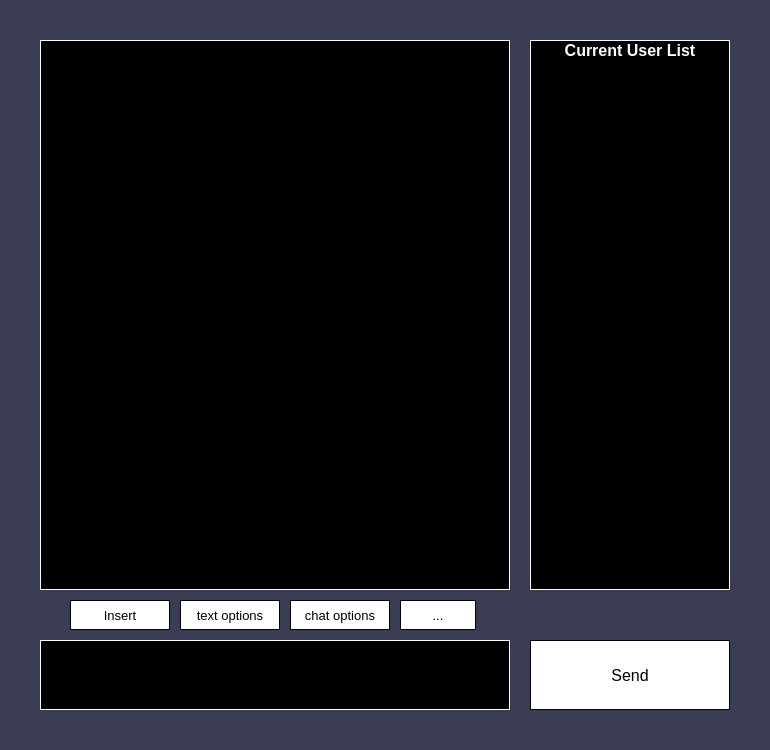
<?xml version="1.0" encoding="UTF-8"?>
<ui version="4.0">
 <class>cove_generalchat</class>
 <widget class="QDialog" name="cove_generalchat">
  <property name="geometry">
   <rect>
    <x>0</x>
    <y>0</y>
    <width>770</width>
    <height>750</height>
   </rect>
  </property>
  <property name="palette">
   <palette>
    <active>
     <colorrole role="WindowText">
      <brush brushstyle="SolidPattern">
       <color alpha="255">
        <red>255</red>
        <green>255</green>
        <blue>255</blue>
       </color>
      </brush>
     </colorrole>
     <colorrole role="Button">
      <brush brushstyle="SolidPattern">
       <color alpha="255">
        <red>58</red>
        <green>60</green>
        <blue>83</blue>
       </color>
      </brush>
     </colorrole>
     <colorrole role="Light">
      <brush brushstyle="SolidPattern">
       <color alpha="255">
        <red>87</red>
        <green>90</green>
        <blue>124</blue>
       </color>
      </brush>
     </colorrole>
     <colorrole role="Midlight">
      <brush brushstyle="SolidPattern">
       <color alpha="255">
        <red>72</red>
        <green>75</green>
        <blue>103</blue>
       </color>
      </brush>
     </colorrole>
     <colorrole role="Dark">
      <brush brushstyle="SolidPattern">
       <color alpha="255">
        <red>29</red>
        <green>30</green>
        <blue>41</blue>
       </color>
      </brush>
     </colorrole>
     <colorrole role="Mid">
      <brush brushstyle="SolidPattern">
       <color alpha="255">
        <red>38</red>
        <green>40</green>
        <blue>55</blue>
       </color>
      </brush>
     </colorrole>
     <colorrole role="Text">
      <brush brushstyle="SolidPattern">
       <color alpha="255">
        <red>255</red>
        <green>255</green>
        <blue>255</blue>
       </color>
      </brush>
     </colorrole>
     <colorrole role="BrightText">
      <brush brushstyle="SolidPattern">
       <color alpha="255">
        <red>255</red>
        <green>255</green>
        <blue>255</blue>
       </color>
      </brush>
     </colorrole>
     <colorrole role="ButtonText">
      <brush brushstyle="SolidPattern">
       <color alpha="255">
        <red>255</red>
        <green>255</green>
        <blue>255</blue>
       </color>
      </brush>
     </colorrole>
     <colorrole role="Base">
      <brush brushstyle="SolidPattern">
       <color alpha="255">
        <red>0</red>
        <green>0</green>
        <blue>0</blue>
       </color>
      </brush>
     </colorrole>
     <colorrole role="Window">
      <brush brushstyle="SolidPattern">
       <color alpha="255">
        <red>58</red>
        <green>60</green>
        <blue>83</blue>
       </color>
      </brush>
     </colorrole>
     <colorrole role="Shadow">
      <brush brushstyle="SolidPattern">
       <color alpha="255">
        <red>0</red>
        <green>0</green>
        <blue>0</blue>
       </color>
      </brush>
     </colorrole>
     <colorrole role="AlternateBase">
      <brush brushstyle="SolidPattern">
       <color alpha="255">
        <red>29</red>
        <green>30</green>
        <blue>41</blue>
       </color>
      </brush>
     </colorrole>
     <colorrole role="ToolTipBase">
      <brush brushstyle="SolidPattern">
       <color alpha="255">
        <red>255</red>
        <green>255</green>
        <blue>220</blue>
       </color>
      </brush>
     </colorrole>
     <colorrole role="ToolTipText">
      <brush brushstyle="SolidPattern">
       <color alpha="255">
        <red>0</red>
        <green>0</green>
        <blue>0</blue>
       </color>
      </brush>
     </colorrole>
    </active>
    <inactive>
     <colorrole role="WindowText">
      <brush brushstyle="SolidPattern">
       <color alpha="255">
        <red>255</red>
        <green>255</green>
        <blue>255</blue>
       </color>
      </brush>
     </colorrole>
     <colorrole role="Button">
      <brush brushstyle="SolidPattern">
       <color alpha="255">
        <red>58</red>
        <green>60</green>
        <blue>83</blue>
       </color>
      </brush>
     </colorrole>
     <colorrole role="Light">
      <brush brushstyle="SolidPattern">
       <color alpha="255">
        <red>87</red>
        <green>90</green>
        <blue>124</blue>
       </color>
      </brush>
     </colorrole>
     <colorrole role="Midlight">
      <brush brushstyle="SolidPattern">
       <color alpha="255">
        <red>72</red>
        <green>75</green>
        <blue>103</blue>
       </color>
      </brush>
     </colorrole>
     <colorrole role="Dark">
      <brush brushstyle="SolidPattern">
       <color alpha="255">
        <red>29</red>
        <green>30</green>
        <blue>41</blue>
       </color>
      </brush>
     </colorrole>
     <colorrole role="Mid">
      <brush brushstyle="SolidPattern">
       <color alpha="255">
        <red>38</red>
        <green>40</green>
        <blue>55</blue>
       </color>
      </brush>
     </colorrole>
     <colorrole role="Text">
      <brush brushstyle="SolidPattern">
       <color alpha="255">
        <red>255</red>
        <green>255</green>
        <blue>255</blue>
       </color>
      </brush>
     </colorrole>
     <colorrole role="BrightText">
      <brush brushstyle="SolidPattern">
       <color alpha="255">
        <red>255</red>
        <green>255</green>
        <blue>255</blue>
       </color>
      </brush>
     </colorrole>
     <colorrole role="ButtonText">
      <brush brushstyle="SolidPattern">
       <color alpha="255">
        <red>255</red>
        <green>255</green>
        <blue>255</blue>
       </color>
      </brush>
     </colorrole>
     <colorrole role="Base">
      <brush brushstyle="SolidPattern">
       <color alpha="255">
        <red>0</red>
        <green>0</green>
        <blue>0</blue>
       </color>
      </brush>
     </colorrole>
     <colorrole role="Window">
      <brush brushstyle="SolidPattern">
       <color alpha="255">
        <red>58</red>
        <green>60</green>
        <blue>83</blue>
       </color>
      </brush>
     </colorrole>
     <colorrole role="Shadow">
      <brush brushstyle="SolidPattern">
       <color alpha="255">
        <red>0</red>
        <green>0</green>
        <blue>0</blue>
       </color>
      </brush>
     </colorrole>
     <colorrole role="AlternateBase">
      <brush brushstyle="SolidPattern">
       <color alpha="255">
        <red>29</red>
        <green>30</green>
        <blue>41</blue>
       </color>
      </brush>
     </colorrole>
     <colorrole role="ToolTipBase">
      <brush brushstyle="SolidPattern">
       <color alpha="255">
        <red>255</red>
        <green>255</green>
        <blue>220</blue>
       </color>
      </brush>
     </colorrole>
     <colorrole role="ToolTipText">
      <brush brushstyle="SolidPattern">
       <color alpha="255">
        <red>0</red>
        <green>0</green>
        <blue>0</blue>
       </color>
      </brush>
     </colorrole>
    </inactive>
    <disabled>
     <colorrole role="WindowText">
      <brush brushstyle="SolidPattern">
       <color alpha="255">
        <red>29</red>
        <green>30</green>
        <blue>41</blue>
       </color>
      </brush>
     </colorrole>
     <colorrole role="Button">
      <brush brushstyle="SolidPattern">
       <color alpha="255">
        <red>58</red>
        <green>60</green>
        <blue>83</blue>
       </color>
      </brush>
     </colorrole>
     <colorrole role="Light">
      <brush brushstyle="SolidPattern">
       <color alpha="255">
        <red>87</red>
        <green>90</green>
        <blue>124</blue>
       </color>
      </brush>
     </colorrole>
     <colorrole role="Midlight">
      <brush brushstyle="SolidPattern">
       <color alpha="255">
        <red>72</red>
        <green>75</green>
        <blue>103</blue>
       </color>
      </brush>
     </colorrole>
     <colorrole role="Dark">
      <brush brushstyle="SolidPattern">
       <color alpha="255">
        <red>29</red>
        <green>30</green>
        <blue>41</blue>
       </color>
      </brush>
     </colorrole>
     <colorrole role="Mid">
      <brush brushstyle="SolidPattern">
       <color alpha="255">
        <red>38</red>
        <green>40</green>
        <blue>55</blue>
       </color>
      </brush>
     </colorrole>
     <colorrole role="Text">
      <brush brushstyle="SolidPattern">
       <color alpha="255">
        <red>29</red>
        <green>30</green>
        <blue>41</blue>
       </color>
      </brush>
     </colorrole>
     <colorrole role="BrightText">
      <brush brushstyle="SolidPattern">
       <color alpha="255">
        <red>255</red>
        <green>255</green>
        <blue>255</blue>
       </color>
      </brush>
     </colorrole>
     <colorrole role="ButtonText">
      <brush brushstyle="SolidPattern">
       <color alpha="255">
        <red>29</red>
        <green>30</green>
        <blue>41</blue>
       </color>
      </brush>
     </colorrole>
     <colorrole role="Base">
      <brush brushstyle="SolidPattern">
       <color alpha="255">
        <red>58</red>
        <green>60</green>
        <blue>83</blue>
       </color>
      </brush>
     </colorrole>
     <colorrole role="Window">
      <brush brushstyle="SolidPattern">
       <color alpha="255">
        <red>58</red>
        <green>60</green>
        <blue>83</blue>
       </color>
      </brush>
     </colorrole>
     <colorrole role="Shadow">
      <brush brushstyle="SolidPattern">
       <color alpha="255">
        <red>0</red>
        <green>0</green>
        <blue>0</blue>
       </color>
      </brush>
     </colorrole>
     <colorrole role="AlternateBase">
      <brush brushstyle="SolidPattern">
       <color alpha="255">
        <red>58</red>
        <green>60</green>
        <blue>83</blue>
       </color>
      </brush>
     </colorrole>
     <colorrole role="ToolTipBase">
      <brush brushstyle="SolidPattern">
       <color alpha="255">
        <red>255</red>
        <green>255</green>
        <blue>220</blue>
       </color>
      </brush>
     </colorrole>
     <colorrole role="ToolTipText">
      <brush brushstyle="SolidPattern">
       <color alpha="255">
        <red>0</red>
        <green>0</green>
        <blue>0</blue>
       </color>
      </brush>
     </colorrole>
    </disabled>
   </palette>
  </property>
  <property name="font">
   <font>
    <family>Arial</family>
    <pointsize>12</pointsize>
   </font>
  </property>
  <property name="contextMenuPolicy">
   <enum>Qt::DefaultContextMenu</enum>
  </property>
  <property name="windowTitle">
   <string>Cove Client</string>
  </property>
  <widget class="QPushButton" name="pushButton_ChatOptions">
   <property name="geometry">
    <rect>
     <x>290</x>
     <y>600</y>
     <width>100</width>
     <height>30</height>
    </rect>
   </property>
   <property name="palette">
    <palette>
     <active>
      <colorrole role="WindowText">
       <brush brushstyle="SolidPattern">
        <color alpha="255">
         <red>0</red>
         <green>0</green>
         <blue>0</blue>
        </color>
       </brush>
      </colorrole>
      <colorrole role="Button">
       <brush brushstyle="SolidPattern">
        <color alpha="255">
         <red>255</red>
         <green>255</green>
         <blue>255</blue>
        </color>
       </brush>
      </colorrole>
      <colorrole role="Text">
       <brush brushstyle="SolidPattern">
        <color alpha="255">
         <red>0</red>
         <green>0</green>
         <blue>0</blue>
        </color>
       </brush>
      </colorrole>
      <colorrole role="ButtonText">
       <brush brushstyle="SolidPattern">
        <color alpha="255">
         <red>0</red>
         <green>0</green>
         <blue>0</blue>
        </color>
       </brush>
      </colorrole>
      <colorrole role="Base">
       <brush brushstyle="SolidPattern">
        <color alpha="255">
         <red>255</red>
         <green>255</green>
         <blue>255</blue>
        </color>
       </brush>
      </colorrole>
      <colorrole role="Window">
       <brush brushstyle="SolidPattern">
        <color alpha="255">
         <red>255</red>
         <green>255</green>
         <blue>255</blue>
        </color>
       </brush>
      </colorrole>
      <colorrole role="Highlight">
       <brush brushstyle="SolidPattern">
        <color alpha="255">
         <red>0</red>
         <green>0</green>
         <blue>0</blue>
        </color>
       </brush>
      </colorrole>
      <colorrole role="HighlightedText">
       <brush brushstyle="SolidPattern">
        <color alpha="255">
         <red>255</red>
         <green>255</green>
         <blue>255</blue>
        </color>
       </brush>
      </colorrole>
      <colorrole role="AlternateBase">
       <brush brushstyle="SolidPattern">
        <color alpha="255">
         <red>255</red>
         <green>255</green>
         <blue>255</blue>
        </color>
       </brush>
      </colorrole>
     </active>
     <inactive>
      <colorrole role="WindowText">
       <brush brushstyle="SolidPattern">
        <color alpha="255">
         <red>0</red>
         <green>0</green>
         <blue>0</blue>
        </color>
       </brush>
      </colorrole>
      <colorrole role="Button">
       <brush brushstyle="SolidPattern">
        <color alpha="255">
         <red>255</red>
         <green>255</green>
         <blue>255</blue>
        </color>
       </brush>
      </colorrole>
      <colorrole role="Text">
       <brush brushstyle="SolidPattern">
        <color alpha="255">
         <red>0</red>
         <green>0</green>
         <blue>0</blue>
        </color>
       </brush>
      </colorrole>
      <colorrole role="ButtonText">
       <brush brushstyle="SolidPattern">
        <color alpha="255">
         <red>0</red>
         <green>0</green>
         <blue>0</blue>
        </color>
       </brush>
      </colorrole>
      <colorrole role="Base">
       <brush brushstyle="SolidPattern">
        <color alpha="255">
         <red>255</red>
         <green>255</green>
         <blue>255</blue>
        </color>
       </brush>
      </colorrole>
      <colorrole role="Window">
       <brush brushstyle="SolidPattern">
        <color alpha="255">
         <red>255</red>
         <green>255</green>
         <blue>255</blue>
        </color>
       </brush>
      </colorrole>
      <colorrole role="Highlight">
       <brush brushstyle="SolidPattern">
        <color alpha="255">
         <red>0</red>
         <green>0</green>
         <blue>0</blue>
        </color>
       </brush>
      </colorrole>
      <colorrole role="HighlightedText">
       <brush brushstyle="SolidPattern">
        <color alpha="255">
         <red>255</red>
         <green>255</green>
         <blue>255</blue>
        </color>
       </brush>
      </colorrole>
      <colorrole role="AlternateBase">
       <brush brushstyle="SolidPattern">
        <color alpha="255">
         <red>255</red>
         <green>255</green>
         <blue>255</blue>
        </color>
       </brush>
      </colorrole>
     </inactive>
     <disabled>
      <colorrole role="WindowText">
       <brush brushstyle="SolidPattern">
        <color alpha="255">
         <red>0</red>
         <green>0</green>
         <blue>0</blue>
        </color>
       </brush>
      </colorrole>
      <colorrole role="Button">
       <brush brushstyle="SolidPattern">
        <color alpha="255">
         <red>255</red>
         <green>255</green>
         <blue>255</blue>
        </color>
       </brush>
      </colorrole>
      <colorrole role="Text">
       <brush brushstyle="SolidPattern">
        <color alpha="255">
         <red>0</red>
         <green>0</green>
         <blue>0</blue>
        </color>
       </brush>
      </colorrole>
      <colorrole role="ButtonText">
       <brush brushstyle="SolidPattern">
        <color alpha="255">
         <red>0</red>
         <green>0</green>
         <blue>0</blue>
        </color>
       </brush>
      </colorrole>
      <colorrole role="Base">
       <brush brushstyle="SolidPattern">
        <color alpha="255">
         <red>255</red>
         <green>255</green>
         <blue>255</blue>
        </color>
       </brush>
      </colorrole>
      <colorrole role="Window">
       <brush brushstyle="SolidPattern">
        <color alpha="255">
         <red>255</red>
         <green>255</green>
         <blue>255</blue>
        </color>
       </brush>
      </colorrole>
      <colorrole role="Highlight">
       <brush brushstyle="SolidPattern">
        <color alpha="255">
         <red>0</red>
         <green>0</green>
         <blue>0</blue>
        </color>
       </brush>
      </colorrole>
      <colorrole role="HighlightedText">
       <brush brushstyle="SolidPattern">
        <color alpha="255">
         <red>255</red>
         <green>255</green>
         <blue>255</blue>
        </color>
       </brush>
      </colorrole>
      <colorrole role="AlternateBase">
       <brush brushstyle="SolidPattern">
        <color alpha="255">
         <red>255</red>
         <green>255</green>
         <blue>255</blue>
        </color>
       </brush>
      </colorrole>
     </disabled>
    </palette>
   </property>
   <property name="font">
    <font>
     <family>Arial</family>
     <pointsize>10</pointsize>
     <weight>50</weight>
     <italic>false</italic>
     <bold>false</bold>
    </font>
   </property>
   <property name="focusPolicy">
    <enum>Qt::NoFocus</enum>
   </property>
   <property name="styleSheet">
    <string notr="true">QPushButton{
	color: black;;
	background-color: white;
	alternate-background-color: white;
	font: 10pt &quot;Arial&quot;;
	selection-color: white;
	selection-background-color: black;
	border: 1px solid black;
}
QPushButton:hover{
	border: 2px solid black;
}</string>
   </property>
   <property name="text">
    <string>chat options</string>
   </property>
   <property name="autoDefault">
    <bool>false</bool>
   </property>
  </widget>
  <widget class="QPushButton" name="pushButton_Send">
   <property name="geometry">
    <rect>
     <x>530</x>
     <y>640</y>
     <width>200</width>
     <height>70</height>
    </rect>
   </property>
   <property name="font">
    <font>
     <family>Arial</family>
     <pointsize>12</pointsize>
    </font>
   </property>
   <property name="cursor">
    <cursorShape>ArrowCursor</cursorShape>
   </property>
   <property name="contextMenuPolicy">
    <enum>Qt::NoContextMenu</enum>
   </property>
   <property name="styleSheet">
    <string notr="true">QPushButton{
	color: black;;
	background-color: white;
	alternate-background-color: white;
	font: 12pt &quot;Arial&quot;;
	selection-color: white;
	selection-background-color: black;
	border: 1px solid black;
}
QPushButton:hover{
	border: 2px solid black;
}</string>
   </property>
   <property name="text">
    <string>Send</string>
   </property>
   <property name="autoDefault">
    <bool>false</bool>
   </property>
   <property name="default">
    <bool>false</bool>
   </property>
  </widget>
  <widget class="QPushButton" name="pushButton_TextOptions">
   <property name="geometry">
    <rect>
     <x>180</x>
     <y>600</y>
     <width>100</width>
     <height>30</height>
    </rect>
   </property>
   <property name="palette">
    <palette>
     <active>
      <colorrole role="WindowText">
       <brush brushstyle="SolidPattern">
        <color alpha="255">
         <red>0</red>
         <green>0</green>
         <blue>0</blue>
        </color>
       </brush>
      </colorrole>
      <colorrole role="Button">
       <brush brushstyle="SolidPattern">
        <color alpha="255">
         <red>255</red>
         <green>255</green>
         <blue>255</blue>
        </color>
       </brush>
      </colorrole>
      <colorrole role="Text">
       <brush brushstyle="SolidPattern">
        <color alpha="255">
         <red>0</red>
         <green>0</green>
         <blue>0</blue>
        </color>
       </brush>
      </colorrole>
      <colorrole role="ButtonText">
       <brush brushstyle="SolidPattern">
        <color alpha="255">
         <red>0</red>
         <green>0</green>
         <blue>0</blue>
        </color>
       </brush>
      </colorrole>
      <colorrole role="Base">
       <brush brushstyle="SolidPattern">
        <color alpha="255">
         <red>255</red>
         <green>255</green>
         <blue>255</blue>
        </color>
       </brush>
      </colorrole>
      <colorrole role="Window">
       <brush brushstyle="SolidPattern">
        <color alpha="255">
         <red>255</red>
         <green>255</green>
         <blue>255</blue>
        </color>
       </brush>
      </colorrole>
      <colorrole role="Highlight">
       <brush brushstyle="SolidPattern">
        <color alpha="255">
         <red>0</red>
         <green>0</green>
         <blue>0</blue>
        </color>
       </brush>
      </colorrole>
      <colorrole role="HighlightedText">
       <brush brushstyle="SolidPattern">
        <color alpha="255">
         <red>255</red>
         <green>255</green>
         <blue>255</blue>
        </color>
       </brush>
      </colorrole>
      <colorrole role="AlternateBase">
       <brush brushstyle="SolidPattern">
        <color alpha="255">
         <red>255</red>
         <green>255</green>
         <blue>255</blue>
        </color>
       </brush>
      </colorrole>
     </active>
     <inactive>
      <colorrole role="WindowText">
       <brush brushstyle="SolidPattern">
        <color alpha="255">
         <red>0</red>
         <green>0</green>
         <blue>0</blue>
        </color>
       </brush>
      </colorrole>
      <colorrole role="Button">
       <brush brushstyle="SolidPattern">
        <color alpha="255">
         <red>255</red>
         <green>255</green>
         <blue>255</blue>
        </color>
       </brush>
      </colorrole>
      <colorrole role="Text">
       <brush brushstyle="SolidPattern">
        <color alpha="255">
         <red>0</red>
         <green>0</green>
         <blue>0</blue>
        </color>
       </brush>
      </colorrole>
      <colorrole role="ButtonText">
       <brush brushstyle="SolidPattern">
        <color alpha="255">
         <red>0</red>
         <green>0</green>
         <blue>0</blue>
        </color>
       </brush>
      </colorrole>
      <colorrole role="Base">
       <brush brushstyle="SolidPattern">
        <color alpha="255">
         <red>255</red>
         <green>255</green>
         <blue>255</blue>
        </color>
       </brush>
      </colorrole>
      <colorrole role="Window">
       <brush brushstyle="SolidPattern">
        <color alpha="255">
         <red>255</red>
         <green>255</green>
         <blue>255</blue>
        </color>
       </brush>
      </colorrole>
      <colorrole role="Highlight">
       <brush brushstyle="SolidPattern">
        <color alpha="255">
         <red>0</red>
         <green>0</green>
         <blue>0</blue>
        </color>
       </brush>
      </colorrole>
      <colorrole role="HighlightedText">
       <brush brushstyle="SolidPattern">
        <color alpha="255">
         <red>255</red>
         <green>255</green>
         <blue>255</blue>
        </color>
       </brush>
      </colorrole>
      <colorrole role="AlternateBase">
       <brush brushstyle="SolidPattern">
        <color alpha="255">
         <red>255</red>
         <green>255</green>
         <blue>255</blue>
        </color>
       </brush>
      </colorrole>
     </inactive>
     <disabled>
      <colorrole role="WindowText">
       <brush brushstyle="SolidPattern">
        <color alpha="255">
         <red>0</red>
         <green>0</green>
         <blue>0</blue>
        </color>
       </brush>
      </colorrole>
      <colorrole role="Button">
       <brush brushstyle="SolidPattern">
        <color alpha="255">
         <red>255</red>
         <green>255</green>
         <blue>255</blue>
        </color>
       </brush>
      </colorrole>
      <colorrole role="Text">
       <brush brushstyle="SolidPattern">
        <color alpha="255">
         <red>0</red>
         <green>0</green>
         <blue>0</blue>
        </color>
       </brush>
      </colorrole>
      <colorrole role="ButtonText">
       <brush brushstyle="SolidPattern">
        <color alpha="255">
         <red>0</red>
         <green>0</green>
         <blue>0</blue>
        </color>
       </brush>
      </colorrole>
      <colorrole role="Base">
       <brush brushstyle="SolidPattern">
        <color alpha="255">
         <red>255</red>
         <green>255</green>
         <blue>255</blue>
        </color>
       </brush>
      </colorrole>
      <colorrole role="Window">
       <brush brushstyle="SolidPattern">
        <color alpha="255">
         <red>255</red>
         <green>255</green>
         <blue>255</blue>
        </color>
       </brush>
      </colorrole>
      <colorrole role="Highlight">
       <brush brushstyle="SolidPattern">
        <color alpha="255">
         <red>0</red>
         <green>0</green>
         <blue>0</blue>
        </color>
       </brush>
      </colorrole>
      <colorrole role="HighlightedText">
       <brush brushstyle="SolidPattern">
        <color alpha="255">
         <red>255</red>
         <green>255</green>
         <blue>255</blue>
        </color>
       </brush>
      </colorrole>
      <colorrole role="AlternateBase">
       <brush brushstyle="SolidPattern">
        <color alpha="255">
         <red>255</red>
         <green>255</green>
         <blue>255</blue>
        </color>
       </brush>
      </colorrole>
     </disabled>
    </palette>
   </property>
   <property name="font">
    <font>
     <family>Arial</family>
     <pointsize>10</pointsize>
     <weight>50</weight>
     <italic>false</italic>
     <bold>false</bold>
    </font>
   </property>
   <property name="focusPolicy">
    <enum>Qt::NoFocus</enum>
   </property>
   <property name="styleSheet">
    <string notr="true">QPushButton{
	color: black;;
	background-color: white;
	alternate-background-color: white;
	font: 10pt &quot;Arial&quot;;
	selection-color: white;
	selection-background-color: black;
	border: 1px solid black;
}
QPushButton:hover{
	border: 2px solid black;
}</string>
   </property>
   <property name="text">
    <string>text options</string>
   </property>
   <property name="autoDefault">
    <bool>false</bool>
   </property>
  </widget>
  <widget class="QPushButton" name="pushButton_Insert">
   <property name="geometry">
    <rect>
     <x>70</x>
     <y>600</y>
     <width>100</width>
     <height>30</height>
    </rect>
   </property>
   <property name="palette">
    <palette>
     <active>
      <colorrole role="WindowText">
       <brush brushstyle="SolidPattern">
        <color alpha="255">
         <red>0</red>
         <green>0</green>
         <blue>0</blue>
        </color>
       </brush>
      </colorrole>
      <colorrole role="Button">
       <brush brushstyle="SolidPattern">
        <color alpha="255">
         <red>255</red>
         <green>255</green>
         <blue>255</blue>
        </color>
       </brush>
      </colorrole>
      <colorrole role="Text">
       <brush brushstyle="SolidPattern">
        <color alpha="255">
         <red>0</red>
         <green>0</green>
         <blue>0</blue>
        </color>
       </brush>
      </colorrole>
      <colorrole role="ButtonText">
       <brush brushstyle="SolidPattern">
        <color alpha="255">
         <red>0</red>
         <green>0</green>
         <blue>0</blue>
        </color>
       </brush>
      </colorrole>
      <colorrole role="Base">
       <brush brushstyle="SolidPattern">
        <color alpha="255">
         <red>255</red>
         <green>255</green>
         <blue>255</blue>
        </color>
       </brush>
      </colorrole>
      <colorrole role="Window">
       <brush brushstyle="SolidPattern">
        <color alpha="255">
         <red>255</red>
         <green>255</green>
         <blue>255</blue>
        </color>
       </brush>
      </colorrole>
      <colorrole role="Highlight">
       <brush brushstyle="SolidPattern">
        <color alpha="255">
         <red>0</red>
         <green>0</green>
         <blue>0</blue>
        </color>
       </brush>
      </colorrole>
      <colorrole role="HighlightedText">
       <brush brushstyle="SolidPattern">
        <color alpha="255">
         <red>255</red>
         <green>255</green>
         <blue>255</blue>
        </color>
       </brush>
      </colorrole>
      <colorrole role="AlternateBase">
       <brush brushstyle="SolidPattern">
        <color alpha="255">
         <red>255</red>
         <green>255</green>
         <blue>255</blue>
        </color>
       </brush>
      </colorrole>
     </active>
     <inactive>
      <colorrole role="WindowText">
       <brush brushstyle="SolidPattern">
        <color alpha="255">
         <red>0</red>
         <green>0</green>
         <blue>0</blue>
        </color>
       </brush>
      </colorrole>
      <colorrole role="Button">
       <brush brushstyle="SolidPattern">
        <color alpha="255">
         <red>255</red>
         <green>255</green>
         <blue>255</blue>
        </color>
       </brush>
      </colorrole>
      <colorrole role="Text">
       <brush brushstyle="SolidPattern">
        <color alpha="255">
         <red>0</red>
         <green>0</green>
         <blue>0</blue>
        </color>
       </brush>
      </colorrole>
      <colorrole role="ButtonText">
       <brush brushstyle="SolidPattern">
        <color alpha="255">
         <red>0</red>
         <green>0</green>
         <blue>0</blue>
        </color>
       </brush>
      </colorrole>
      <colorrole role="Base">
       <brush brushstyle="SolidPattern">
        <color alpha="255">
         <red>255</red>
         <green>255</green>
         <blue>255</blue>
        </color>
       </brush>
      </colorrole>
      <colorrole role="Window">
       <brush brushstyle="SolidPattern">
        <color alpha="255">
         <red>255</red>
         <green>255</green>
         <blue>255</blue>
        </color>
       </brush>
      </colorrole>
      <colorrole role="Highlight">
       <brush brushstyle="SolidPattern">
        <color alpha="255">
         <red>0</red>
         <green>0</green>
         <blue>0</blue>
        </color>
       </brush>
      </colorrole>
      <colorrole role="HighlightedText">
       <brush brushstyle="SolidPattern">
        <color alpha="255">
         <red>255</red>
         <green>255</green>
         <blue>255</blue>
        </color>
       </brush>
      </colorrole>
      <colorrole role="AlternateBase">
       <brush brushstyle="SolidPattern">
        <color alpha="255">
         <red>255</red>
         <green>255</green>
         <blue>255</blue>
        </color>
       </brush>
      </colorrole>
     </inactive>
     <disabled>
      <colorrole role="WindowText">
       <brush brushstyle="SolidPattern">
        <color alpha="255">
         <red>0</red>
         <green>0</green>
         <blue>0</blue>
        </color>
       </brush>
      </colorrole>
      <colorrole role="Button">
       <brush brushstyle="SolidPattern">
        <color alpha="255">
         <red>255</red>
         <green>255</green>
         <blue>255</blue>
        </color>
       </brush>
      </colorrole>
      <colorrole role="Text">
       <brush brushstyle="SolidPattern">
        <color alpha="255">
         <red>0</red>
         <green>0</green>
         <blue>0</blue>
        </color>
       </brush>
      </colorrole>
      <colorrole role="ButtonText">
       <brush brushstyle="SolidPattern">
        <color alpha="255">
         <red>0</red>
         <green>0</green>
         <blue>0</blue>
        </color>
       </brush>
      </colorrole>
      <colorrole role="Base">
       <brush brushstyle="SolidPattern">
        <color alpha="255">
         <red>255</red>
         <green>255</green>
         <blue>255</blue>
        </color>
       </brush>
      </colorrole>
      <colorrole role="Window">
       <brush brushstyle="SolidPattern">
        <color alpha="255">
         <red>255</red>
         <green>255</green>
         <blue>255</blue>
        </color>
       </brush>
      </colorrole>
      <colorrole role="Highlight">
       <brush brushstyle="SolidPattern">
        <color alpha="255">
         <red>0</red>
         <green>0</green>
         <blue>0</blue>
        </color>
       </brush>
      </colorrole>
      <colorrole role="HighlightedText">
       <brush brushstyle="SolidPattern">
        <color alpha="255">
         <red>255</red>
         <green>255</green>
         <blue>255</blue>
        </color>
       </brush>
      </colorrole>
      <colorrole role="AlternateBase">
       <brush brushstyle="SolidPattern">
        <color alpha="255">
         <red>255</red>
         <green>255</green>
         <blue>255</blue>
        </color>
       </brush>
      </colorrole>
     </disabled>
    </palette>
   </property>
   <property name="font">
    <font>
     <family>Arial</family>
     <pointsize>10</pointsize>
     <weight>50</weight>
     <italic>false</italic>
     <bold>false</bold>
    </font>
   </property>
   <property name="focusPolicy">
    <enum>Qt::NoFocus</enum>
   </property>
   <property name="styleSheet">
    <string notr="true">QPushButton{
	color: black;;
	background-color: white;
	alternate-background-color: white;
	font: 10pt &quot;Arial&quot;;
	selection-color: white;
	selection-background-color: black;
	border: 1px solid black;
}
QPushButton:hover{
	border: 2px solid black;
}</string>
   </property>
   <property name="text">
    <string>Insert</string>
   </property>
   <property name="autoDefault">
    <bool>false</bool>
   </property>
  </widget>
  <widget class="QPushButton" name="pushButton_dotdotdot">
   <property name="geometry">
    <rect>
     <x>400</x>
     <y>600</y>
     <width>76</width>
     <height>30</height>
    </rect>
   </property>
   <property name="palette">
    <palette>
     <active>
      <colorrole role="WindowText">
       <brush brushstyle="SolidPattern">
        <color alpha="255">
         <red>0</red>
         <green>0</green>
         <blue>0</blue>
        </color>
       </brush>
      </colorrole>
      <colorrole role="Button">
       <brush brushstyle="SolidPattern">
        <color alpha="255">
         <red>255</red>
         <green>255</green>
         <blue>255</blue>
        </color>
       </brush>
      </colorrole>
      <colorrole role="Text">
       <brush brushstyle="SolidPattern">
        <color alpha="255">
         <red>0</red>
         <green>0</green>
         <blue>0</blue>
        </color>
       </brush>
      </colorrole>
      <colorrole role="BrightText">
       <brush brushstyle="SolidPattern">
        <color alpha="255">
         <red>0</red>
         <green>0</green>
         <blue>0</blue>
        </color>
       </brush>
      </colorrole>
      <colorrole role="ButtonText">
       <brush brushstyle="SolidPattern">
        <color alpha="255">
         <red>0</red>
         <green>0</green>
         <blue>0</blue>
        </color>
       </brush>
      </colorrole>
      <colorrole role="Base">
       <brush brushstyle="SolidPattern">
        <color alpha="255">
         <red>255</red>
         <green>255</green>
         <blue>255</blue>
        </color>
       </brush>
      </colorrole>
      <colorrole role="Window">
       <brush brushstyle="SolidPattern">
        <color alpha="255">
         <red>255</red>
         <green>255</green>
         <blue>255</blue>
        </color>
       </brush>
      </colorrole>
      <colorrole role="Highlight">
       <brush brushstyle="SolidPattern">
        <color alpha="255">
         <red>0</red>
         <green>0</green>
         <blue>0</blue>
        </color>
       </brush>
      </colorrole>
      <colorrole role="HighlightedText">
       <brush brushstyle="SolidPattern">
        <color alpha="255">
         <red>255</red>
         <green>255</green>
         <blue>255</blue>
        </color>
       </brush>
      </colorrole>
      <colorrole role="AlternateBase">
       <brush brushstyle="SolidPattern">
        <color alpha="255">
         <red>255</red>
         <green>255</green>
         <blue>255</blue>
        </color>
       </brush>
      </colorrole>
     </active>
     <inactive>
      <colorrole role="WindowText">
       <brush brushstyle="SolidPattern">
        <color alpha="255">
         <red>0</red>
         <green>0</green>
         <blue>0</blue>
        </color>
       </brush>
      </colorrole>
      <colorrole role="Button">
       <brush brushstyle="SolidPattern">
        <color alpha="255">
         <red>255</red>
         <green>255</green>
         <blue>255</blue>
        </color>
       </brush>
      </colorrole>
      <colorrole role="Text">
       <brush brushstyle="SolidPattern">
        <color alpha="255">
         <red>0</red>
         <green>0</green>
         <blue>0</blue>
        </color>
       </brush>
      </colorrole>
      <colorrole role="BrightText">
       <brush brushstyle="SolidPattern">
        <color alpha="255">
         <red>0</red>
         <green>0</green>
         <blue>0</blue>
        </color>
       </brush>
      </colorrole>
      <colorrole role="ButtonText">
       <brush brushstyle="SolidPattern">
        <color alpha="255">
         <red>0</red>
         <green>0</green>
         <blue>0</blue>
        </color>
       </brush>
      </colorrole>
      <colorrole role="Base">
       <brush brushstyle="SolidPattern">
        <color alpha="255">
         <red>255</red>
         <green>255</green>
         <blue>255</blue>
        </color>
       </brush>
      </colorrole>
      <colorrole role="Window">
       <brush brushstyle="SolidPattern">
        <color alpha="255">
         <red>255</red>
         <green>255</green>
         <blue>255</blue>
        </color>
       </brush>
      </colorrole>
      <colorrole role="Highlight">
       <brush brushstyle="SolidPattern">
        <color alpha="255">
         <red>0</red>
         <green>0</green>
         <blue>0</blue>
        </color>
       </brush>
      </colorrole>
      <colorrole role="HighlightedText">
       <brush brushstyle="SolidPattern">
        <color alpha="255">
         <red>255</red>
         <green>255</green>
         <blue>255</blue>
        </color>
       </brush>
      </colorrole>
      <colorrole role="AlternateBase">
       <brush brushstyle="SolidPattern">
        <color alpha="255">
         <red>255</red>
         <green>255</green>
         <blue>255</blue>
        </color>
       </brush>
      </colorrole>
     </inactive>
     <disabled>
      <colorrole role="WindowText">
       <brush brushstyle="SolidPattern">
        <color alpha="255">
         <red>0</red>
         <green>0</green>
         <blue>0</blue>
        </color>
       </brush>
      </colorrole>
      <colorrole role="Button">
       <brush brushstyle="SolidPattern">
        <color alpha="255">
         <red>255</red>
         <green>255</green>
         <blue>255</blue>
        </color>
       </brush>
      </colorrole>
      <colorrole role="Text">
       <brush brushstyle="SolidPattern">
        <color alpha="255">
         <red>0</red>
         <green>0</green>
         <blue>0</blue>
        </color>
       </brush>
      </colorrole>
      <colorrole role="BrightText">
       <brush brushstyle="SolidPattern">
        <color alpha="255">
         <red>0</red>
         <green>0</green>
         <blue>0</blue>
        </color>
       </brush>
      </colorrole>
      <colorrole role="ButtonText">
       <brush brushstyle="SolidPattern">
        <color alpha="255">
         <red>0</red>
         <green>0</green>
         <blue>0</blue>
        </color>
       </brush>
      </colorrole>
      <colorrole role="Base">
       <brush brushstyle="SolidPattern">
        <color alpha="255">
         <red>255</red>
         <green>255</green>
         <blue>255</blue>
        </color>
       </brush>
      </colorrole>
      <colorrole role="Window">
       <brush brushstyle="SolidPattern">
        <color alpha="255">
         <red>255</red>
         <green>255</green>
         <blue>255</blue>
        </color>
       </brush>
      </colorrole>
      <colorrole role="Highlight">
       <brush brushstyle="SolidPattern">
        <color alpha="255">
         <red>0</red>
         <green>0</green>
         <blue>0</blue>
        </color>
       </brush>
      </colorrole>
      <colorrole role="HighlightedText">
       <brush brushstyle="SolidPattern">
        <color alpha="255">
         <red>255</red>
         <green>255</green>
         <blue>255</blue>
        </color>
       </brush>
      </colorrole>
      <colorrole role="AlternateBase">
       <brush brushstyle="SolidPattern">
        <color alpha="255">
         <red>255</red>
         <green>255</green>
         <blue>255</blue>
        </color>
       </brush>
      </colorrole>
     </disabled>
    </palette>
   </property>
   <property name="font">
    <font>
     <family>Arial</family>
     <pointsize>10</pointsize>
     <weight>50</weight>
     <italic>false</italic>
     <bold>false</bold>
    </font>
   </property>
   <property name="focusPolicy">
    <enum>Qt::NoFocus</enum>
   </property>
   <property name="autoFillBackground">
    <bool>false</bool>
   </property>
   <property name="styleSheet">
    <string notr="true">QPushButton{
	color: black;;
	background-color: white;
	alternate-background-color: white;
	font: 10pt &quot;Arial&quot;;
	selection-color: white;
	selection-background-color: black;
	border: 1px solid black;
}
QPushButton:hover{
	border: 2px solid black;
}</string>
   </property>
   <property name="text">
    <string>...</string>
   </property>
  </widget>
  <widget class="QListWidget" name="listWidget_UserDisplay">
   <property name="geometry">
    <rect>
     <x>530</x>
     <y>40</y>
     <width>200</width>
     <height>550</height>
    </rect>
   </property>
   <property name="font">
    <font>
     <family>Arial</family>
     <pointsize>12</pointsize>
     <weight>75</weight>
     <bold>true</bold>
    </font>
   </property>
   <property name="styleSheet">
    <string notr="true">QListWidget{
	color: white;
	background-color: black;
	alternate-background-color: black;

	selection-color: black;
	selection-background-color: white;

	border: 1px solid white;
}</string>
   </property>
   <item>
    <property name="text">
     <string>Current User List</string>
    </property>
    <property name="font">
     <font>
      <family>Arial</family>
      <pointsize>12</pointsize>
      <underline>false</underline>
     </font>
    </property>
    <property name="textAlignment">
     <set>AlignCenter</set>
    </property>
   </item>
  </widget>
  <widget class="QTextBrowser" name="textBrowser_ChatDisplay">
   <property name="geometry">
    <rect>
     <x>40</x>
     <y>40</y>
     <width>470</width>
     <height>550</height>
    </rect>
   </property>
   <property name="font">
    <font>
     <family>Arial</family>
     <pointsize>12</pointsize>
     <weight>75</weight>
     <bold>true</bold>
    </font>
   </property>
   <property name="styleSheet">
    <string notr="true">QTextBrowser{
	color: white;
	background-color: black;
	alternate-background-color: black;

	selection-color: black;
	selection-background-color: white;

	border: 1px solid white;
}</string>
   </property>
   <property name="html">
    <string>&lt;!DOCTYPE HTML PUBLIC &quot;-//W3C//DTD HTML 4.0//EN&quot; &quot;http://www.w3.org/TR/REC-html40/strict.dtd&quot;&gt;
&lt;html&gt;&lt;head&gt;&lt;meta name=&quot;qrichtext&quot; content=&quot;1&quot; /&gt;&lt;style type=&quot;text/css&quot;&gt;
p, li { white-space: pre-wrap; }
&lt;/style&gt;&lt;/head&gt;&lt;body style=&quot; font-family:'Arial'; font-size:12pt; font-weight:600; font-style:normal;&quot;&gt;
&lt;p style=&quot;-qt-paragraph-type:empty; margin-top:0px; margin-bottom:0px; margin-left:0px; margin-right:0px; -qt-block-indent:0; text-indent:0px;&quot;&gt;&lt;br /&gt;&lt;/p&gt;&lt;/body&gt;&lt;/html&gt;</string>
   </property>
   <property name="openExternalLinks">
    <bool>true</bool>
   </property>
  </widget>
  <widget class="QTextEdit" name="textEdit_ChatTypeField">
   <property name="geometry">
    <rect>
     <x>40</x>
     <y>640</y>
     <width>470</width>
     <height>70</height>
    </rect>
   </property>
   <property name="sizePolicy">
    <sizepolicy hsizetype="Fixed" vsizetype="Fixed">
     <horstretch>0</horstretch>
     <verstretch>0</verstretch>
    </sizepolicy>
   </property>
   <property name="focusPolicy">
    <enum>Qt::StrongFocus</enum>
   </property>
   <property name="styleSheet">
    <string notr="true">QTextEdit{
	color: white;
	background: black;
	font: 12pt &quot;Arial&quot;;
	border: 1px solid white;
}

QTextEdit:hover{
	border: 2px solid white;
}</string>
   </property>
   <property name="horizontalScrollBarPolicy">
    <enum>Qt::ScrollBarAlwaysOff</enum>
   </property>
  </widget>
 </widget>
 <tabstops>
  <tabstop>pushButton_Send</tabstop>
 </tabstops>
 <resources/>
 <connections/>
</ui>
